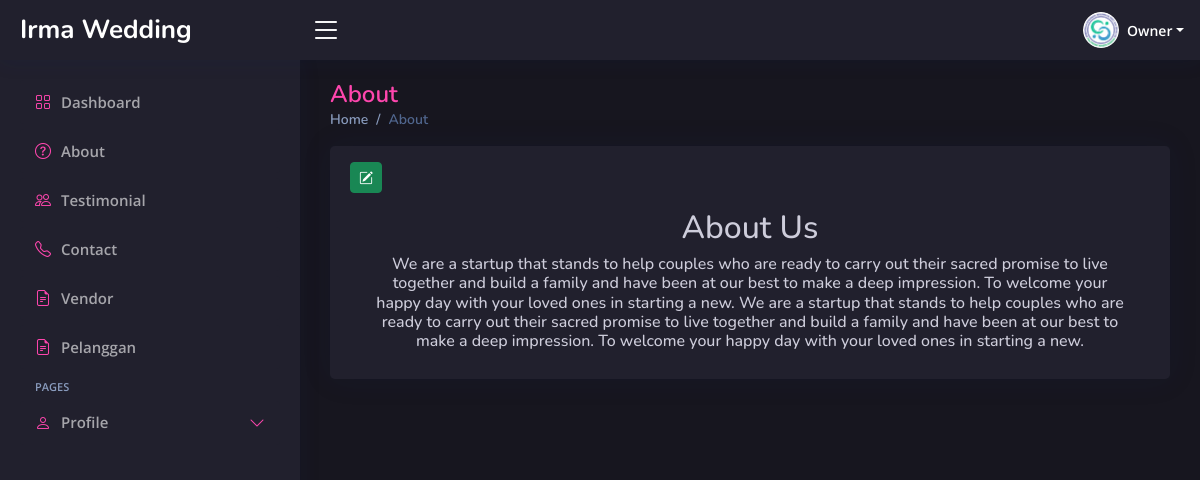
The app's page /admin/index.php?page=about (signed in) with its own data.
### tables this page shows
CREATE TABLE `about` (
  `id` int(11) NOT NULL,
  `about_heading` varchar(255) NOT NULL,
  `about_text` text NOT NULL
);

### admin/page/about.php (the view, shortened to what this page needs)
<div class="pagetitle">
    <h1>About</h1>
    <nav>
        <ol class="breadcrumb">
            <li class="breadcrumb-item"><a href="index.php?page=dashboard">Home</a></li>
            <li class="breadcrumb-item active">About</li>
        </ol>
    </nav>
</div>
<section class="section dashboard">
    <div class="row">
        <?php
        $query = "SELECT * FROM about ORDER BY id ASC";
        $result = mysqli_query($koneksi, $query);
        while ($row = mysqli_fetch_assoc($result)) {
        ?>
            <div class="col-12">
                <div class="card about-card">
                    <div class="card-body">
                        <div class="d-flex justify-content-between">
                            <div class="opsi py-3">
                                <a href="index.php?page=edit-about&id=<?php echo $row['id']; ?>" class="btn btn-success btn-sm"><i class="bi bi-pencil-square"></i></a>
                            </div>
                        </div>
                        <div class="text-center px-4">
                            <h2><?php echo $row['about_heading']; ?></h2>
                            <h6><?php echo $row['about_text']; ?></h6>
                        </div>
                    </div>
                </div>
            </div>
        <?php
        }
        ?>
    </div>
</section>

### admin/assets/css/style.css (style rules this page uses)
:root { scroll-behavior: smooth; --main-color: rgba(254, 70, 174, 1); --main-color-hover: rgba(250, 89, 180, 1); --second-color: rgba(33, 32, 45, 1); --main-font-color: rgba(255, 255, 255, 1); --second-font-color: rgba(255, 255, 255, 0.6); }
section { visibility: hidden; opacity: 0; transition: visibility 0s, opacity 0.5s ease-in-out; }
body { font-family: "Open Sans", sans-serif; background: rgba(23, 22, 31, 1); color: var(--main-font-color); color: rgb(206, 205, 219); }
a { color: var(--main-color); text-decoration: none; }
h1, h2, h3, h4, h5, h6 { font-family: "Nunito", sans-serif; }
.pagetitle { margin-bottom: 10px; }
.pagetitle h1 { font-size: 24px; margin-bottom: 0; font-weight: 600; color: var(--main-color); }
.card { margin-bottom: 30px; border: none; border-radius: 5px; box-shadow: 0px 0 30px rgba(1, 41, 112, 0.1); background-color: var(--second-color); }
.card-body { padding: 0 20px 20px 20px; }
.breadcrumb { font-size: 14px; font-family: "Nunito", sans-serif; color: #899bbd; font-weight: 600; }
.breadcrumb a { color: #899bbd; transition: 0.3s; }
.breadcrumb .breadcrumb-item::before { color: #899bbd; }
.breadcrumb .active { color: #51678f; font-weight: 600; }

### records on screen
about: about_heading "About Us", about_text "We are a startup that stands to help couples who are ready to carry out their sacred promise to live together and build a family and have been at our best to make a deep impression. To welcome your happy day with your loved ones in starting a new. We are a startup that stands to help couples who are ready to carry out their sacred promise to live together and build a family and have been at our best to make a deep impression. To welcome your happy day with your loved ones in starting a new."

### other values on screen
$role "Owner"
$menu['text'] "About"
$menu['text'] "Testimonial"
$menu['text'] "Contact"
$menu['text'] "Vendor"
$menu['text'] "Pelanggan"
